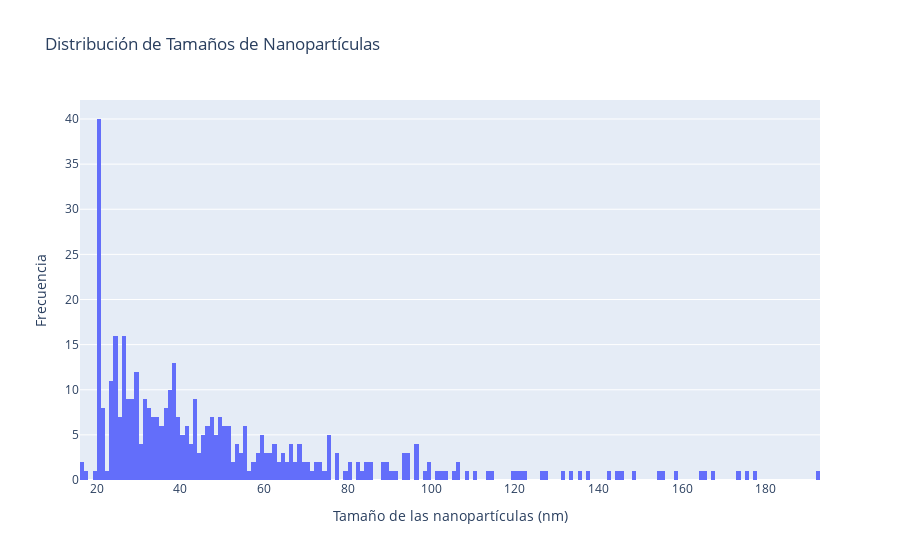

Source (notebook cell):
### Code cell
fig = go.Figure(data=[go.Histogram(
        x=tamaños_filtrados,
        nbinsx=200,  # Número de barras en el histograma
#         marker=dict(color='rgb(54, 81, 139)'),
    )])

# Personalizar la apariencia de la gráfica
fig.update_layout(
    title='Distribución de Tamaños de Nanopartículas',
    xaxis_title="Tamaño de las nanopartículas (nm)",
    yaxis_title="Frecuencia",
    showlegend=False
)

# Mostrar la gráfica interactiva
pio.show(fig)

### Figure 1 — Plotly figure (JSON) as saved in the notebook; plotly's stock layout.template omitted (floating-point values rounded to 4 significant figures; data arrays with more than 128 entries replaced by an {"elided": "..."} marker saying what was removed)
{"data": [{"nbinsx": 200, "type": "histogram", "x": {"elided": "415 float values"}}], "layout": {"showlegend": false, "title": {"text": "Distribución de Tamaños de Nanopartículas"}, "xaxis": {"title": {"text": "Tamaño de las nanopartículas (nm)"}}, "yaxis": {"title": {"text": "Frecuencia"}}}}
